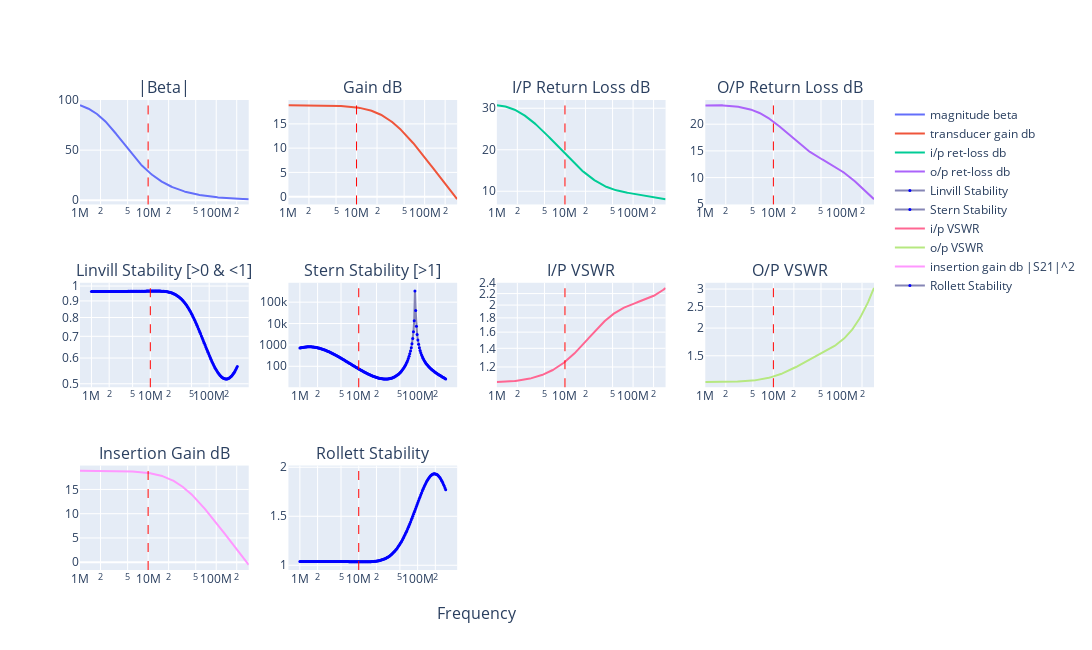

Notebook code cell kept with this figure:
### Markdown cell above
# 2N3904 TEST - Feedback Amplifier

(to match default parameters on fba08.exe supplied with EMRFD book --- See https://m0ycx.github.io/posts/FeedbackAmplifier/)

### Code cell
import os
import sys

sys.path.append("../../../lib")
from feedback import complex_fba

%matplotlib inline
%config InlineBackend.figure_format = 'svg'

n = complex_fba(
    F_mhz=10,
    FT_mhz=300,
    B0=100,
    Ie_mA=10,
    Rbp=10.0,
    Re=6.8,
    extLe_nH=10,
    extLb_nH=0,
    extLc_nH=0,
    extCin_pF=0,
    extCout_pF=0,
    extCrev_pF=0,
    Ccb_pF=5,
    Cce_pF=0,
    Cf_pF=10000,
    Lf_nH=20,
    Rf=1000,
    ZS_real=50,
    ZS_imag=0,
    ZL_real=50,
    ZL_imag=0,
    N=2,
    from_mhz=1,
    to_mhz=300,
)
# print(n)
n.write_touchstone(
    "2N3904_TEST_CE_Ie10mA_nbgen",
    dir=f"{os.environ['HOME']}/Documents/Radio/QUCS-S/Studies/0010_S_Touchtone_lib",
)

### Figure 1 — Plotly figure (JSON) as saved in the notebook; plotly's stock layout.template omitted (floating-point values rounded to 4 significant figures; data arrays with more than 128 entries replaced by an {"elided": "..."} marker saying what was removed)
{"data": [{"name": "magnitude beta", "type": "scatter", "x": {"elided": "200 float values"}, "xaxis": "x", "y": {"elided": "200 float values"}, "yaxis": "y"}, {"name": "transducer gain db", "type": "scatter", "x": {"elided": "200 float values"}, "xaxis": "x2", "y": {"elided": "200 float values"}, "yaxis": "y2"}, {"name": "i/p ret-loss db", "type": "scatter", "x": {"elided": "200 float values"}, "xaxis": "x3", "y": {"elided": "200 float values"}, "yaxis": "y3"}, {"name": "o/p ret-loss db", "type": "scatter", "x": {"elided": "200 float values"}, "xaxis": "x4", "y": {"elided": "200 float values"}, "yaxis": "y4"}, {"line": {"color": "#8585b5"}, "marker": {"color": {"elided": "200 str values"}, "size": 3}, "mode": "markers+lines", "name": "Linvill Stability", "type": "scatter", "x": {"elided": "200 float values"}, "xaxis": "x5", "y": {"elided": "200 float values"}, "yaxis": "y5"}, {"line": {"color": "#8585b5"}, "marker": {"color": {"elided": "200 str values"}, "size": 3}, "mode": "markers+lines", "name": "Stern Stability", "type": "scatter", "x": {"elided": "200 float values"}, "xaxis": "x6", "y": {"elided": "200 float values"}, "yaxis": "y6"}, {"name": "i/p VSWR", "type": "scatter", "x": {"elided": "200 float values"}, "xaxis": "x7", "y": {"elided": "200 float values"}, "yaxis": "y7"}, {"name": "o/p VSWR", "type": "scatter", "x": {"elided": "200 float values"}, "xaxis": "x8", "y": {"elided": "200 float values"}, "yaxis": "y8"}, {"name": "insertion gain db |S21|^2", "type": "scatter", "x": {"elided": "200 float values"}, "xaxis": "x9", "y": {"elided": "200 float values"}, "yaxis": "y9"}, {"line": {"color": "#8585b5"}, "marker": {"color": {"elided": "200 str values"}, "size": 3}, "mode": "markers+lines", "name": "Rollett Stability", "type": "scatter", "x": {"elided": "200 float values"}, "xaxis": "x10", "y": {"elided": "200 float values"}, "yaxis": "y10"}], "layout": {"annotations": [{"font": {"size": 16}, "showarrow": false, "text": "|Beta|", "x": 0.1062, "xanchor": "center", "xref": "paper", "y": 1, "yanchor": "bottom", "yref": "paper"}, {"font": {"size": 16}, "showarrow": false, "text": "Gain dB", "x": 0.3688, "xanchor": "center", "xref": "paper", "y": 1, "yanchor": "bottom", "yref": "paper"}, {"font": {"size": 16}, "showarrow": false, "text": "I/P Return Loss dB", "x": 0.6313, "xanchor": "center", "xref": "paper", "y": 1, "yanchor": "bottom", "yref": "paper"}, {"font": {"size": 16}, "showarrow": false, "text": "O/P Return Loss dB", "x": 0.8938, "xanchor": "center", "xref": "paper", "y": 1, "yanchor": "bottom", "yref": "paper"}, {"font": {"size": 16}, "showarrow": false, "text": "Linvill Stability [>0 & <1]", "x": 0.1062, "xanchor": "center", "xref": "paper", "y": 0.6111, "yanchor": "bottom", "yref": "paper"}, {"font": {"size": 16}, "showarrow": false, "text": "Stern Stability [>1]", "x": 0.3688, "xanchor": "center", "xref": "paper", "y": 0.6111, "yanchor": "bottom", "yref": "paper"}, {"font": {"size": 16}, "showarrow": false, "text": "I/P VSWR", "x": 0.6313, "xanchor": "center", "xref": "paper", "y": 0.6111, "yanchor": "bottom", "yref": "paper"}, {"font": {"size": 16}, "showarrow": false, "text": "O/P VSWR", "x": 0.8938, "xanchor": "center", "xref": "paper", "y": 0.6111, "yanchor": "bottom", "yref": "paper"}, {"font": {"size": 16}, "showarrow": false, "text": "Insertion Gain dB", "x": 0.1062, "xanchor": "center", "xref": "paper", "y": 0.2222, "yanchor": "bottom", "yref": "paper"}, {"font": {"size": 16}, "showarrow": false, "text": "Rollett Stability", "x": 0.3688, "xanchor": "center", "xref": "paper", "y": 0.2222, "yanchor": "bottom", "yref": "paper"}, {"font": {"size": 16}, "showarrow": false, "text": "Frequency", "x": 0.5, "xanchor": "center", "xref": "paper", "y": 0, "yanchor": "top", "yref": "paper", "yshift": -30}], "height": 650, "shapes": [{"line": {"color": "red", "dash": "dash", "width": 1}, "type": "line", "x0": 10000000, "x1": 10000000, "xref": "x", "y0": 0, "y1": 1, "yref": "y domain"}, {"line": {"color": "red", "dash": "dash", "width": 1}, "type": "line", "x0": 10000000, "x1": 10000000, "xref": "x2", "y0": 0, "y1": 1, "yref": "y2 domain"}, {"line": {"color": "red", "dash": "dash", "width": 1}, "type": "line", "x0": 10000000, "x1": 10000000, "xref": "x3", "y0": 0, "y1": 1, "yref": "y3 domain"}, {"line": {"color": "red", "dash": "dash", "width": 1}, "type": "line", "x0": 10000000, "x1": 10000000, "xref": "x4", "y0": 0, "y1": 1, "yref": "y4 domain"}, {"line": {"color": "red", "dash": "dash", "width": 1}, "type": "line", "x0": 10000000, "x1": 10000000, "xref": "x5", "y0": 0, "y1": 1, "yref": "y5 domain"}, {"line": {"color": "red", "dash": "dash", "width": 1}, "type": "line", "x0": 10000000, "x1": 10000000, "xref": "x6", "y0": 0, "y1": 1, "yref": "y6 domain"}, {"line": {"color": "red", "dash": "dash", "width": 1}, "type": "line", "x0": 10000000, "x1": 10000000, "xref": "x7", "y0": 0, "y1": 1, "yref": "y7 domain"}, {"line": {"color": "red", "dash": "dash", "width": 1}, "type": "line", "x0": 10000000, "x1": 10000000, "xref": "x8", "y0": 0, "y1": 1, "yref": "y8 domain"}, {"line": {"color": "red", "dash": "dash", "width": 1}, "type": "line", "x0": 10000000, "x1": 10000000, "xref": "x9", "y0": 0, "y1": 1, "yref": "y9 domain"}, {"line": {"color": "red", "dash": "dash", "width": 1}, "type": "line", "x0": 10000000, "x1": 10000000, "xref": "x10", "y0": 0, "y1": 1, "yref": "y10 domain"}], "width": 1400, "xaxis": {"anchor": "y", "domain": [0, 0.2125], "type": "log"}, "xaxis10": {"anchor": "y10", "domain": [0.2625, 0.475], "type": "log"}, "xaxis11": {"anchor": "y11", "domain": [0.525, 0.7375], "type": "log"}, "xaxis12": {"anchor": "y12", "domain": [0.7875, 1], "type": "log"}, "xaxis2": {"anchor": "y2", "domain": [0.2625, 0.475], "type": "log"}, "xaxis3": {"anchor": "y3", "domain": [0.525, 0.7375], "type": "log"}, "xaxis4": {"anchor": "y4", "domain": [0.7875, 1], "type": "log"}, "xaxis5": {"anchor": "y5", "domain": [0, 0.2125], "type": "log"}, "xaxis6": {"anchor": "y6", "domain": [0.2625, 0.475], "type": "log"}, "xaxis7": {"anchor": "y7", "domain": [0.525, 0.7375], "type": "log"}, "xaxis8": {"anchor": "y8", "domain": [0.7875, 1], "type": "log"}, "xaxis9": {"anchor": "y9", "domain": [0, 0.2125], "type": "log"}, "yaxis": {"anchor": "x", "domain": [0.7778, 1]}, "yaxis10": {"anchor": "x10", "domain": [0, 0.2222]}, "yaxis11": {"anchor": "x11", "domain": [0, 0.2222]}, "yaxis12": {"anchor": "x12", "domain": [0, 0.2222]}, "yaxis2": {"anchor": "x2", "domain": [0.7778, 1]}, "yaxis3": {"anchor": "x3", "domain": [0.7778, 1]}, "yaxis4": {"anchor": "x4", "domain": [0.7778, 1]}, "yaxis5": {"anchor": "x5", "domain": [0.3889, 0.6111], "type": "log"}, "yaxis6": {"anchor": "x6", "domain": [0.3889, 0.6111], "type": "log"}, "yaxis7": {"anchor": "x7", "domain": [0.3889, 0.6111], "type": "log"}, "yaxis8": {"anchor": "x8", "domain": [0.3889, 0.6111], "type": "log"}, "yaxis9": {"anchor": "x9", "domain": [0, 0.2222]}}}
